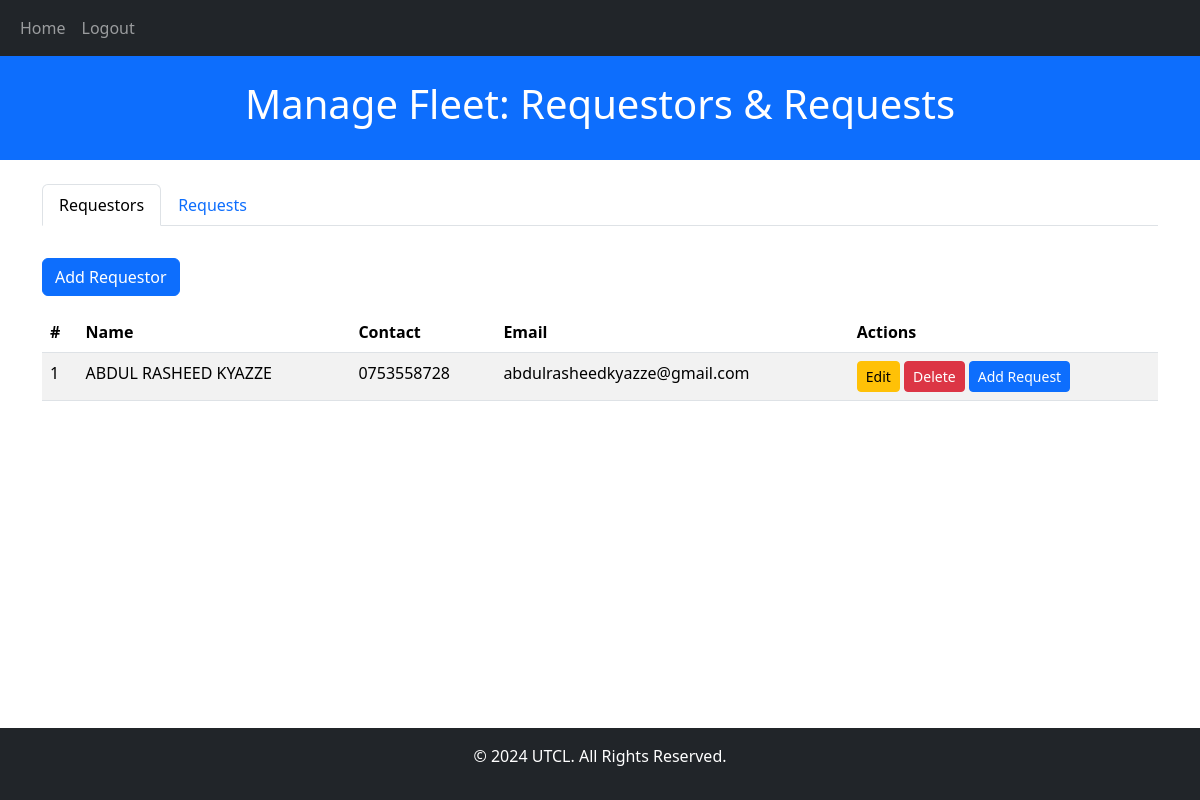
The page /requisitions/ (signed in) on the database its author committed.
### fleetApp/models.py (models this page shows, shortened)
class Requestor(models.Model):
    name = models.CharField(max_length=50)
    contact = models.CharField(max_length=20)
    email_address = models.EmailField()

### fleetApp/views.py (the view)
# urls.py: path('requisitions/', views.fleet_management_view, name='requisitions'),
@login_required
def fleet_management_view(request):
    requestors = Requestor.objects.all()
    requests = Request.objects.select_related('requestor', 'vehicle').all()
    vehicles = Vehicle.objects.filter(status="Allocated")  # Only allocated vehicles
    requestor_form = RequestorForm()
    context = {
        'requestors': requestors,
        'requests': requests,
        'vehicles': vehicles,
        'requestor_form': requestor_form,
    }
    return render(request, 'fleetApp/requisition/requisitions.html', context)

### fleetApp/templates/fleetApp/requisition/requisitions.html (shortened to what this page needs)
{% extends "main.html" %}
{% load crispy_forms_tags %}
{% block header %}Manage Fleet: Requestors & Requests{% endblock %}
{% block content %}
<div class="containers">
    <ul class="nav nav-tabs mb-3" id="fleetTab" role="tablist">
        <li class="nav-item" role="presentation">
            <button class="nav-link active" id="requestors-tab" data-bs-toggle="tab" data-bs-target="#requestors" type="button" role="tab" aria-controls="requestors" aria-selected="true">
                Requestors
            </button>
        </li>
        <li class="nav-item" role="presentation">
            <button class="nav-link" id="requests-tab" data-bs-toggle="tab" data-bs-target="#requests" type="button" role="tab" aria-controls="requests" aria-selected="false">
                Requests
            </button>
        </li>
    </ul>
    <div class="tab-content" id="fleetTabContent">
        <div class="tab-pane fade show active" id="requestors" role="tabpanel" aria-labelledby="requestors-tab">
            <button type="button" class="btn btn-primary my-3" data-bs-toggle="modal" data-bs-target="#addRequestorModal">
                Add Requestor
            </button>
            <table class="table table-striped">
                <thead>
                    <tr>
                        <th>#</th>
                        <th>Name</th>
                        <th>Contact</th>
                        <th>Email</th>
                        <th>Actions</th>
                    </tr>
                </thead>
                <tbody>
                    {% for requestor in requestors %}
                    <tr>
                        <td>{{ forloop.counter }}</td>
                        <td>{{ requestor.name }}</td>
                        <td>{{ requestor.contact }}</td>
                        <td>{{ requestor.email_address }}</td>
                        <td>
                            <a href="{% url 'edit_requestor' requestor.id %}" class="btn btn-sm btn-warning">Edit</a>
                            <a href="{% url 'delete_requestor' requestor.id %}" class="btn btn-sm btn-danger" onclick="return confirm('Are you sure you want to delete this requestor?');">Delete</a>
                            <a href="{% url 'add_request' requestor.id %}" class="btn btn-sm btn-primary">Add Request</a>
                        </td>
                    </tr>
                    {% endfor %}
                </tbody>
            </table>
        </div>
    </div>
</div>
{% endblock %}

### fleetApp/static/css/demo.css (style rules this page uses)
body { font-family: 'Roboto', sans-serif; background-color: #f5f5f5; color: #333; margin: 0; padding: 0; line-height: 1.5; }

### rows shown on the page
Requestor: name "ABDUL RASHEED KYAZZE", contact "0753558728", email_address "abdulrasheedkyazze@gmail.com"
